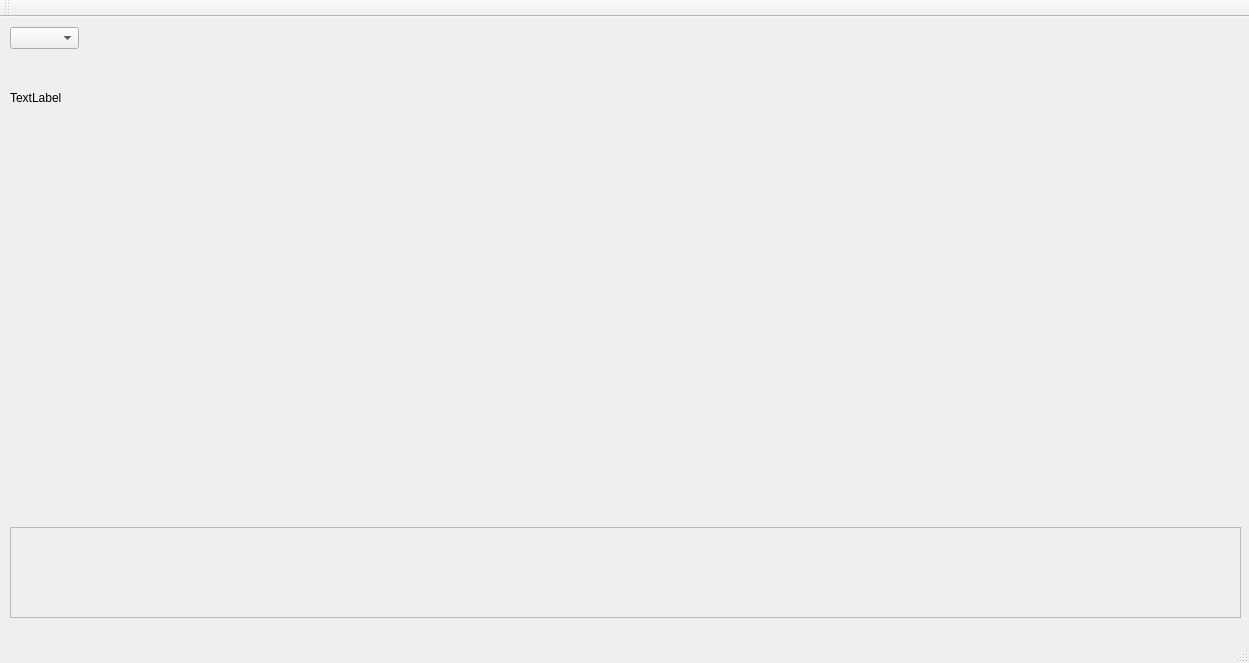
<?xml version="1.0" encoding="UTF-8"?>
<ui version="4.0">
 <class>MainWindow</class>
 <widget class="QMainWindow" name="MainWindow">
  <property name="geometry">
   <rect>
    <x>0</x>
    <y>0</y>
    <width>1249</width>
    <height>663</height>
   </rect>
  </property>
  <property name="windowTitle">
   <string>MainWindow</string>
  </property>
  <widget class="QWidget" name="centralWidget">
   <widget class="QScrollArea" name="scrollArea_2">
    <property name="geometry">
     <rect>
      <x>10</x>
      <y>510</y>
      <width>1231</width>
      <height>91</height>
     </rect>
    </property>
    <property name="widgetResizable">
     <bool>true</bool>
    </property>
    <widget class="QWidget" name="scrollAreaWidgetContents_2">
     <property name="geometry">
      <rect>
       <x>0</x>
       <y>0</y>
       <width>1229</width>
       <height>89</height>
      </rect>
     </property>
    </widget>
   </widget>
   <widget class="QCustomPlot" name="customPlot" native="true">
    <property name="geometry">
     <rect>
      <x>90</x>
      <y>10</y>
      <width>1151</width>
      <height>491</height>
     </rect>
    </property>
   </widget>
   <widget class="QComboBox" name="comboBox">
    <property name="geometry">
     <rect>
      <x>10</x>
      <y>10</y>
      <width>69</width>
      <height>22</height>
     </rect>
    </property>
   </widget>
   <widget class="QLabel" name="label">
    <property name="geometry">
     <rect>
      <x>10</x>
      <y>40</y>
      <width>151</width>
      <height>81</height>
     </rect>
    </property>
    <property name="text">
     <string>TextLabel</string>
    </property>
   </widget>
  </widget>
  <widget class="QMenuBar" name="menuBar">
   <property name="geometry">
    <rect>
     <x>0</x>
     <y>0</y>
     <width>1249</width>
     <height>21</height>
    </rect>
   </property>
  </widget>
  <widget class="QToolBar" name="mainToolBar">
   <attribute name="toolBarArea">
    <enum>TopToolBarArea</enum>
   </attribute>
   <attribute name="toolBarBreak">
    <bool>false</bool>
   </attribute>
  </widget>
  <widget class="QStatusBar" name="statusBar"/>
 </widget>
 <layoutdefault spacing="6" margin="11"/>
 <customwidgets>
  <customwidget>
   <class>QCustomPlot</class>
   <extends>QWidget</extends>
   <header>qcustomplot.h</header>
   <container>1</container>
  </customwidget>
 </customwidgets>
 <resources/>
 <connections/>
</ui>
